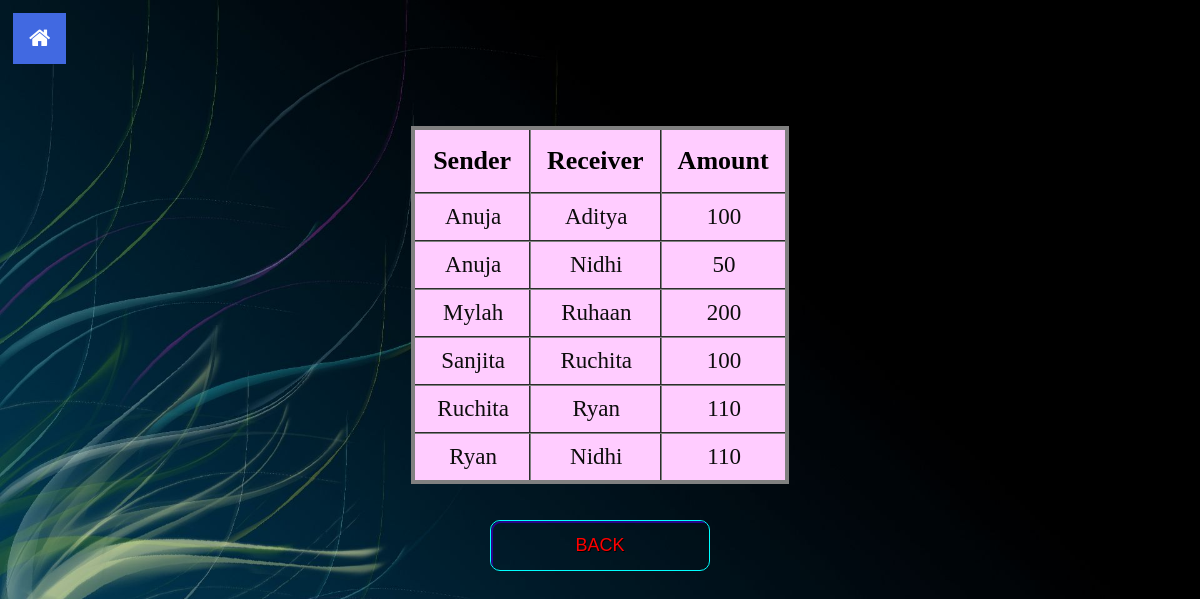
/transaction.php, run on the app's committed database.
### tables this page shows
CREATE TABLE `mini_statement` (
  `sender` varchar(50) NOT NULL,
  `receiver` varchar(50) NOT NULL,
  `amount` double DEFAULT NULL
);

### transaction.php (the view, shortened to what this page needs)
<?php
$con=mysqli_connect('localhost','root','','banking_system');
$q="select *from mini_statement";
$result=mysqli_query($con,$q);
?>
<!DOCTYPE html>
<html>
	<head>
		<link rel="stylesheet" href="https://cdnjs.cloudflare.com/ajax/libs/font-awesome/4.7.0/css/font-awesome.min.css">
		<link rel="stylesheet" href="button.css">
	</head>
	<body>
		<ul class="nav-ul">
	<a href="index.php">
		<li class="nav-li"><button class="btn"><i class="fa fa-home"></i></button></li>
	</a>
	</ul><br><br><br><br><br><br>
		<table class="flat-table-1">
			<tr>
				<th>Sender</th>
				<th>Receiver</th>
				<th>Amount</th>
			</tr>
			<tr>
			<?php while($row = $result->fetch_assoc()) { ?>
			<tr>
				<td><?php echo $row["sender"]; ?></td>
				<td><?php echo $row["receiver"]; ?></td>
				<td><?php echo $row["amount"]; ?></td>
			</tr>
			<?php } ?>
		</table>
		<br>
		<br>
		<form action="index.php" method="post">
			<div class="buttons">
				<button class="glow-on-hover" type="submit" name="name">BACK</button>
			</div>
		</form>
	</body>
</html>

### button.css (style rules this page uses)
.glow-on-hover { width: 220px; height: 51px; outline: none; color: red; font-size:18px; background:transparent; text-shadow: 0.7px 0.7px black; overflow: hidden; cursor: pointer; position: relative; z-index: 0; border-radius: 10px; border: 1px solid #00FFFF; }
.glow-on-hover:before { content: ''; background: linear-gradient(45deg, #ff0000, #ff7300, #fffb00, #48ff00, #00ffd5, #002bff, #7a00ff, #ff00c8, #ff0000); position: absolute; top: -2px; left:-2px; background-size: 400%; z-index: -1; filter: blur(5px); width: calc(100% + 4px); height: calc(100% + 4px); animation: glowing 20s linear infinite; opacity: 0; transition: opacity .3s ease-in-out; border-radius: 10px; }
.glow-on-hover:after { z-index: -1; content: ''; position: absolute; width: 100%; height: 100%; left: 0; top: 0; border-radius: 10px; border: 2px solid #28048a; background:transparent; }

### transaction.php (style rules this page uses)
.nav-ul { list-style-type: none; margin: 0; padding: 5px; verflow: hidden; }
.nav-li { float:left; }
body { background-image:url("images/13.jpg"); background-repeat: no-repeat; background-size:cover; }
table { text-align:center; margin-left: auto; margin-right: auto; border:4px solid gray; border-collapse:collapse; background: #ffccff; }
th { color:#000000; font-size:26px; padding:16px; }
td { font-size:23px; color: #0d0d0d; padding: 10px 20px 10px 22px; }
tr { transition: background 0.3s, box-shadow 0.3s; }
th,td { border-collapse:collapse; border:2px groove gray; }
.btn { background-color:RoyalBlue; border: none; color: white; padding: 12px 16px; font-size: 23px; cursor: pointer; }
.buttons { right:42%; text-align:center; }

### data on the page
mini_statement: sender "Anuja", receiver "Aditya", amount "100"
mini_statement: sender "Anuja", receiver "Nidhi", amount "50"
mini_statement: sender "Mylah", receiver "Ruhaan", amount "200"
mini_statement: sender "Sanjita", receiver "Ruchita", amount "100"
mini_statement: sender "Ruchita", receiver "Ryan", amount "110"
mini_statement: sender "Ryan", receiver "Nidhi", amount "110"
